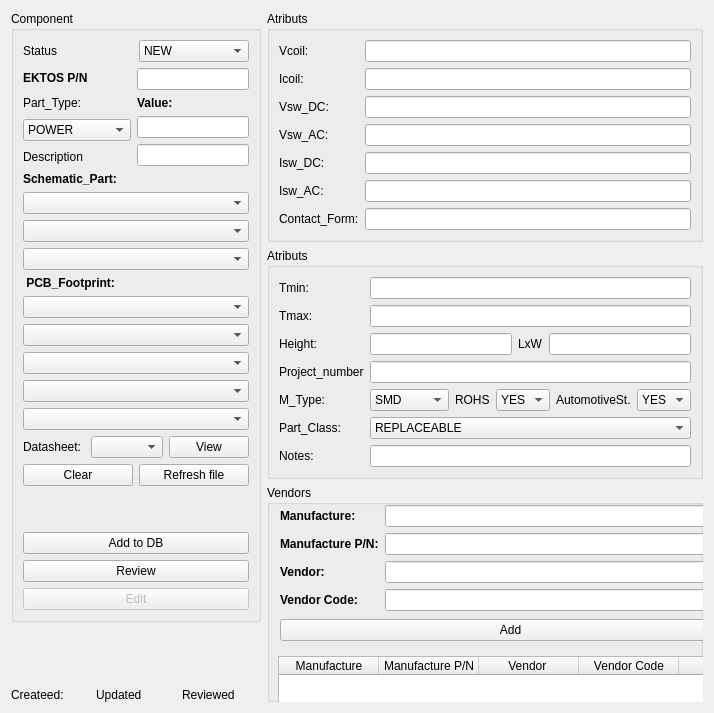
      <widget class="QWidget" name="Resistor">
       <attribute name="title">
        <string>Relay</string>
       </attribute>
       <layout class="QGridLayout" name="gridLayout_4">
        <item row="0" column="0">
         <layout class="QHBoxLayout" name="horizontalLayout_12">
          <item>
           <layout class="QVBoxLayout" name="verticalLayout_12">
            <item>
             <widget class="QGroupBox" name="groupBox">
              <property name="title">
               <string>Component </string>
              </property>
              <layout class="QGridLayout" name="gridLayout">
               <item row="1" column="0">
                <spacer name="verticalSpacer_2">
                 <property name="orientation">
                  <enum>Qt::Vertical</enum>
                 </property>
                 <property name="sizeHint" stdset="0">
                  <size>
                   <width>20</width>
                   <height>40</height>
                  </size>
                 </property>
                </spacer>
               </item>
               <item row="0" column="0">
                <layout class="QVBoxLayout" name="verticalLayout">
                 <item>
                  <layout class="QHBoxLayout" name="horizontalLayout_13">
                   <item>
                    <layout class="QHBoxLayout" name="horizontalLayout_14"/>
                   </item>
                   <item>
                    <layout class="QHBoxLayout" name="horizontalLayout_27">
                     <item>
                      <widget class="QLabel" name="label_410">
                       <property name="text">
                        <string>Status</string>
                       </property>
                      </widget>
                     </item>
                     <item>
                      <widget class="QComboBox" name="boxStatus_49">
                       <property name="enabled">
                        <bool>true</bool>
                       </property>
                       <property name="toolTip">
                        <string>&lt;html&gt;&lt;head/&gt;&lt;body&gt;&lt;p&gt;Component's status&lt;/p&gt;&lt;p&gt;&lt;span style=&quot; font-style:italic;&quot;&gt;Status can be changed by CIS administrator only&lt;/span&gt;&lt;/p&gt;&lt;/body&gt;&lt;/html&gt;</string>
                       </property>
                       <item>
                        <property name="text">
                         <string>NEW</string>
                        </property>
                       </item>
                       <item>
                        <property name="text">
                         <string>EOL</string>
                        </property>
                       </item>
                       <item>
                        <property name="text">
                         <string>CHECKED</string>
                        </property>
                       </item>
                       <item>
                        <property name="text">
                         <string>NRND</string>
                        </property>
                       </item>
                       <item>
                        <property name="text">
                         <string>WRONG</string>
                        </property>
                       </item>
                      </widget>
                     </item>
                    </layout>
                   </item>
                  </layout>
                 </item>
                 <item>
                  <layout class="QHBoxLayout" name="horizontalLayout_7">
                   <item>
                    <layout class="QVBoxLayout" name="verticalLayout_8">
                     <item>
                      <widget class="QLabel" name="label_435">
                       <property name="font">
                        <font>
                         <weight>75</weight>
                         <bold>true</bold>
                        </font>
                       </property>
                       <property name="toolTip">
                        <string>&lt;html&gt;&lt;head/&gt;&lt;body&gt;&lt;p&gt;&lt;span style=&quot; font-weight:600;&quot;&gt;Part Number&lt;/span&gt;&lt;/p&gt;&lt;p&gt;&lt;br/&gt;&lt;/p&gt;&lt;/body&gt;&lt;/html&gt;</string>
                       </property>
                       <property name="styleSheet">
                        <string notr="true"/>
                       </property>
                       <property name="frameShadow">
                        <enum>QFrame::Raised</enum>
                       </property>
                       <property name="text">
                        <string>EKTOS P/N</string>
                       </property>
                       <property name="textFormat">
                        <enum>Qt::PlainText</enum>
                       </property>
                      </widget>
                     </item>
                     <item>
                      <widget class="QLabel" name="label_436">
                       <property name="text">
                        <string>Part_Type:</string>
                       </property>
                      </widget>
                     </item>
                     <item>
                      <widget class="QComboBox" name="boxStatus_50">
                       <property name="enabled">
                        <bool>true</bool>
                       </property>
                       <property name="toolTip">
                        <string>&lt;html&gt;&lt;head/&gt;&lt;body&gt;&lt;p&gt;Component's status&lt;/p&gt;&lt;p&gt;&lt;span style=&quot; font-style:italic;&quot;&gt;Status can be changed by CIS administrator only&lt;/span&gt;&lt;/p&gt;&lt;/body&gt;&lt;/html&gt;</string>
                       </property>
                       <item>
                        <property name="text">
                         <string>POWER</string>
                        </property>
                       </item>
                       <item>
                        <property name="text">
                         <string>SIGNAL</string>
                        </property>
                       </item>
                       <item>
                        <property name="text">
                         <string>SOLID</string>
                        </property>
                       </item>
                       <item>
                        <property name="text">
                         <string>AUTOMOTIVE</string>
                        </property>
                       </item>
                       <item>
                        <property name="text">
                         <string>LATCHING</string>
                        </property>
                       </item>
                      </widget>
                     </item>
                     <item>
                      <widget class="QLabel" name="label_438">
                       <property name="text">
                        <string>Description</string>
                       </property>
                      </widget>
                     </item>
                    </layout>
                   </item>
                   <item>
                    <layout class="QVBoxLayout" name="verticalLayout_13">
                     <item>
                      <widget class="QLineEdit" name="lineEdit_250"/>
                     </item>
                     <item>
                      <widget class="QLabel" name="label_437">
                       <property name="font">
                        <font>
                         <weight>75</weight>
                         <bold>true</bold>
                        </font>
                       </property>
                       <property name="text">
                        <string>Value:</string>
                       </property>
                      </widget>
                     </item>
                     <item>
                      <widget class="QLineEdit" name="lineEdit_251"/>
                     </item>
                     <item>
                      <widget class="QLineEdit" name="lineEdit_252"/>
                     </item>
                    </layout>
                   </item>
                  </layout>
                 </item>
                 <item>
                  <layout class="QHBoxLayout" name="horizontalLayout_28"/>
                 </item>
                 <item>
                  <widget class="QLabel" name="label_439">
                   <property name="font">
                    <font>
                     <weight>75</weight>
                     <bold>true</bold>
                    </font>
                   </property>
                   <property name="text">
                    <string>Schematic_Part:</string>
                   </property>
                  </widget>
                 </item>
                 <item>
                  <widget class="QComboBox" name="comboBox_67"/>
                 </item>
                 <item>
                  <widget class="QComboBox" name="comboBox_68"/>
                 </item>
                 <item>
                  <widget class="QComboBox" name="comboBox_69"/>
                 </item>
                 <item>
                  <widget class="QLabel" name="label_440">
                   <property name="font">
                    <font>
                     <weight>75</weight>
                     <bold>true</bold>
                    </font>
                   </property>
                   <property name="text">
                    <string> PCB_Footprint:</string>
                   </property>
                  </widget>
                 </item>
                 <item>
                  <widget class="QComboBox" name="comboBox_70"/>
                 </item>
                 <item>
                  <widget class="QComboBox" name="comboBox_71"/>
                 </item>
                 <item>
                  <widget class="QComboBox" name="comboBox_72"/>
                 </item>
                 <item>
                  <widget class="QComboBox" name="comboBox_73"/>
                 </item>
                 <item>
                  <widget class="QComboBox" name="comboBox_74"/>
                 </item>
                 <item>
                  <layout class="QHBoxLayout" name="horizontalLayout_2">
                   <item>
                    <layout class="QHBoxLayout" name="horizontalLayout_32">
                     <item>
                      <widget class="QLabel" name="label_33">
                       <property name="text">
                        <string>Datasheet: </string>
                       </property>
                      </widget>
                     </item>
                    </layout>
                   </item>
                   <item>
                    <widget class="QComboBox" name="comboBox_75"/>
                   </item>
                   <item>
                    <widget class="QPushButton" name="pushButton_28">
                     <property name="text">
                      <string>View</string>
                     </property>
                    </widget>
                   </item>
                  </layout>
                 </item>
                 <item>
                  <layout class="QHBoxLayout" name="horizontalLayout">
                   <item>
                    <widget class="QPushButton" name="pushButton_26">
                     <property name="text">
                      <string>Clear</string>
                     </property>
                    </widget>
                   </item>
                   <item>
                    <widget class="QPushButton" name="pushButton_27">
                     <property name="text">
                      <string>Refresh file</string>
                     </property>
                    </widget>
                   </item>
                  </layout>
                 </item>
                </layout>
               </item>
               <item row="2" column="0">
                <layout class="QVBoxLayout" name="verticalLayout_11">
                 <item>
                  <widget class="QPushButton" name="pushButton">
                   <property name="text">
                    <string>Add to DB</string>
                   </property>
                  </widget>
                 </item>
                 <item>
                  <widget class="QPushButton" name="pushButton_18">
                   <property name="text">
                    <string>Review</string>
                   </property>
                  </widget>
                 </item>
                 <item>
                  <widget class="QPushButton" name="pushButton_16">
                   <property name="enabled">
                    <bool>false</bool>
                   </property>
                   <property name="text">
                    <string>Edit</string>
                   </property>
                  </widget>
                 </item>
                </layout>
               </item>
              </layout>
             </widget>
            </item>
            <item>
             <widget class="QLabel" name="label_error">
              <property name="text">
               <string/>
              </property>
             </widget>
            </item>
            <item>
             <spacer name="verticalSpacer">
              <property name="orientation">
               <enum>Qt::Vertical</enum>
              </property>
              <property name="sizeType">
               <enum>QSizePolicy::MinimumExpanding</enum>
              </property>
              <property name="sizeHint" stdset="0">
               <size>
                <width>20</width>
                <height>40</height>
               </size>
              </property>
             </spacer>
            </item>
            <item>
             <layout class="QHBoxLayout" name="horizontalLayout_8">
              <item>
               <layout class="QHBoxLayout" name="horizontalLayout_9">
                <item>
                 <widget class="QLabel" name="label_13">
                  <property name="text">
                   <string>Createed: </string>
                  </property>
                 </widget>
                </item>
                <item>
                 <widget class="QLabel" name="label_14">
                  <property name="text">
                   <string/>
                  </property>
                 </widget>
                </item>
               </layout>
              </item>
              <item>
               <layout class="QHBoxLayout" name="horizontalLayout_10">
                <item>
                 <widget class="QLabel" name="label_15">
                  <property name="text">
                   <string>Updated</string>
                  </property>
                 </widget>
                </item>
                <item>
                 <widget class="QLabel" name="label_17">
                  <property name="text">
                   <string/>
                  </property>
                 </widget>
                </item>
               </layout>
              </item>
              <item>
               <layout class="QHBoxLayout" name="horizontalLayout_11">
                <item>
                 <widget class="QLabel" name="label_18">
                  <property name="text">
                   <string>Reviewed</string>
                  </property>
                 </widget>
                </item>
                <item>
                 <widget class="QLabel" name="label_19">
                  <property name="text">
                   <string/>
                  </property>
                 </widget>
                </item>
               </layout>
              </item>
             </layout>
            </item>
           </layout>
          </item>
          <item>
           <layout class="QVBoxLayout" name="verticalLayout_10">
            <item>
             <layout class="QVBoxLayout" name="verticalLayout_9">
              <item>
               <widget class="QGroupBox" name="groupBox_3">
                <property name="title">
                 <string>Atributs</string>
                </property>
                <layout class="QGridLayout" name="gridLayout_2">
                 <item row="0" column="0">
                  <layout class="QGridLayout" name="gridLayout_7">
                   <item row="0" column="1">
                    <widget class="QLineEdit" name="lineEdit_254"/>
                   </item>
                   <item row="0" column="0">
                    <widget class="QLabel" name="label_377">
                     <property name="text">
                      <string>Vcoil:</string>
                     </property>
                    </widget>
                   </item>
                   <item row="1" column="0">
                    <widget class="QLabel" name="label_391">
                     <property name="text">
                      <string>Icoil:</string>
                     </property>
                    </widget>
                   </item>
                   <item row="2" column="1">
                    <widget class="QLineEdit" name="lineEdit_256"/>
                   </item>
                   <item row="3" column="0">
                    <widget class="QLabel" name="label_397">
                     <property name="text">
                      <string>Vsw_AC:</string>
                     </property>
                    </widget>
                   </item>
                   <item row="1" column="1">
                    <widget class="QLineEdit" name="lineEdit_255"/>
                   </item>
                   <item row="2" column="0">
                    <widget class="QLabel" name="label_392">
                     <property name="text">
                      <string>Vsw_DC:</string>
                     </property>
                    </widget>
                   </item>
                   <item row="5" column="1">
                    <widget class="QLineEdit" name="lineEdit_285"/>
                   </item>
                   <item row="4" column="1">
                    <widget class="QLineEdit" name="lineEdit_274"/>
                   </item>
                   <item row="4" column="0">
                    <widget class="QLabel" name="label_398">
                     <property name="text">
                      <string>Isw_DC:</string>
                     </property>
                    </widget>
                   </item>
                   <item row="6" column="0">
                    <widget class="QLabel" name="label_400">
                     <property name="text">
                      <string>Contact_Form:</string>
                     </property>
                    </widget>
                   </item>
                   <item row="5" column="0">
                    <widget class="QLabel" name="label_399">
                     <property name="text">
                      <string>Isw_AC:</string>
                     </property>
                    </widget>
                   </item>
                   <item row="6" column="1">
                    <widget class="QLineEdit" name="lineEdit_287"/>
                   </item>
                   <item row="3" column="1">
                    <widget class="QLineEdit" name="lineEdit_257"/>
                   </item>
                  </layout>
                 </item>
                </layout>
               </widget>
              </item>
              <item>
               <widget class="QGroupBox" name="groupBox_5">
                <property name="title">
                 <string>Atributs</string>
                </property>
                <layout class="QGridLayout" name="gridLayout_3">
                 <item row="0" column="0">
                  <layout class="QHBoxLayout" name="horizontalLayout_5">
                   <item>
                    <layout class="QVBoxLayout" name="verticalLayout_3">
                     <item>
                      <widget class="QLabel" name="label_312">
                       <property name="text">
                        <string>Tmin:</string>
                       </property>
                      </widget>
                     </item>
                     <item>
                      <widget class="QLabel" name="label_318">
                       <property name="text">
                        <string>Tmax:</string>
                       </property>
                      </widget>
                     </item>
                     <item>
                      <widget class="QLabel" name="label_345">
                       <property name="text">
                        <string>Height:</string>
                       </property>
                      </widget>
                     </item>
                     <item>
                      <widget class="QLabel" name="label_443">
                       <property name="text">
                        <string>Project_number</string>
                       </property>
                      </widget>
                     </item>
                     <item>
                      <widget class="QLabel" name="label_47">
                       <property name="text">
                        <string>M_Type:</string>
                       </property>
                      </widget>
                     </item>
                     <item>
                      <widget class="QLabel" name="label_403">
                       <property name="text">
                        <string>Part_Class:</string>
                       </property>
                      </widget>
                     </item>
                     <item>
                      <widget class="QLabel" name="label_34">
                       <property name="text">
                        <string>Notes:</string>
                       </property>
                      </widget>
                     </item>
                    </layout>
                   </item>
                   <item>
                    <layout class="QVBoxLayout" name="verticalLayout_4">
                     <item>
                      <widget class="QLineEdit" name="lineEdit_218"/>
                     </item>
                     <item>
                      <widget class="QLineEdit" name="lineEdit_232"/>
                     </item>
                     <item>
                      <layout class="QHBoxLayout" name="horizontalLayout_4">
                       <item>
                        <widget class="QLineEdit" name="lineEdit_236"/>
                       </item>
                       <item>
                        <widget class="QLabel" name="label_346">
                         <property name="text">
                          <string>LxW</string>
                         </property>
                        </widget>
                       </item>
                       <item>
                        <widget class="QLineEdit" name="lineEdit_239"/>
                       </item>
                      </layout>
                     </item>
                     <item>
                      <widget class="QLineEdit" name="lineEdit_259"/>
                     </item>
                     <item>
                      <layout class="QHBoxLayout" name="horizontalLayout_3">
                       <item>
                        <widget class="QComboBox" name="boxStatus_35">
                         <property name="enabled">
                          <bool>true</bool>
                         </property>
                         <property name="toolTip">
                          <string>&lt;html&gt;&lt;head/&gt;&lt;body&gt;&lt;p&gt;Component's status&lt;/p&gt;&lt;p&gt;&lt;span style=&quot; font-style:italic;&quot;&gt;Status can be changed by CIS administrator only&lt;/span&gt;&lt;/p&gt;&lt;/body&gt;&lt;/html&gt;</string>
                         </property>
                         <item>
                          <property name="text">
                           <string>SMD</string>
                          </property>
                         </item>
                         <item>
                          <property name="text">
                           <string>LEADED</string>
                          </property>
                         </item>
                        </widget>
                       </item>
                       <item>
                        <widget class="QLabel" name="label_430">
                         <property name="text">
                          <string>ROHS</string>
                         </property>
                        </widget>
                       </item>
                       <item>
                        <widget class="QComboBox" name="boxStatus_53">
                         <property name="enabled">
                          <bool>true</bool>
                         </property>
                         <property name="toolTip">
                          <string>&lt;html&gt;&lt;head/&gt;&lt;body&gt;&lt;p&gt;Component's status&lt;/p&gt;&lt;p&gt;&lt;span style=&quot; font-style:italic;&quot;&gt;Status can be changed by CIS administrator only&lt;/span&gt;&lt;/p&gt;&lt;/body&gt;&lt;/html&gt;</string>
                         </property>
                         <item>
                          <property name="text">
                           <string>YES</string>
                          </property>
                         </item>
                         <item>
                          <property name="text">
                           <string>NO</string>
                          </property>
                         </item>
                        </widget>
                       </item>
                       <item>
                        <widget class="QLabel" name="label_378">
                         <property name="text">
                          <string>AutomotiveSt.</string>
                         </property>
                        </widget>
                       </item>
                       <item>
                        <widget class="QComboBox" name="boxStatus_54">
                         <property name="enabled">
                          <bool>true</bool>
                         </property>
                         <property name="toolTip">
                          <string>&lt;html&gt;&lt;head/&gt;&lt;body&gt;&lt;p&gt;Component's status&lt;/p&gt;&lt;p&gt;&lt;span style=&quot; font-style:italic;&quot;&gt;Status can be changed by CIS administrator only&lt;/span&gt;&lt;/p&gt;&lt;/body&gt;&lt;/html&gt;</string>
                         </property>
                         <item>
                          <property name="text">
                           <string>YES</string>
                          </property>
                         </item>
                         <item>
                          <property name="text">
                           <string>NO</string>
                          </property>
                         </item>
                        </widget>
                       </item>
                      </layout>
                     </item>
                     <item>
                      <widget class="QComboBox" name="boxStatus_55">
                       <property name="enabled">
                        <bool>true</bool>
                       </property>
                       <property name="toolTip">
                        <string>&lt;html&gt;&lt;head/&gt;&lt;body&gt;&lt;p&gt;Component's status&lt;/p&gt;&lt;p&gt;&lt;span style=&quot; font-style:italic;&quot;&gt;Status can be changed by CIS administrator only&lt;/span&gt;&lt;/p&gt;&lt;/body&gt;&lt;/html&gt;</string>
                       </property>
                       <item>
                        <property name="text">
                         <string>REPLACEABLE</string>
                        </property>
                       </item>
                       <item>
                        <property name="text">
                         <string>NON-REPLACEABLE</string>
                        </property>
                       </item>
                      </widget>
                     </item>
                     <item>
                      <widget class="QLineEdit" name="lineEdit_258"/>
                     </item>
                    </layout>
                   </item>
                  </layout>
                 </item>
                </layout>
               </widget>
              </item>
             </layout>
            </item>
            <item>
             <widget class="QGroupBox" name="groupBox_25">
              <property name="title">
               <string>Vendors</string>
              </property>
              <widget class="QTableWidget" name="tableWidget">
               <property name="enabled">
                <bool>true</bool>
               </property>
               <property name="geometry">
                <rect>
                 <x>11</x>
                 <y>171</y>
                 <width>465</width>
                 <height>179</height>
                </rect>
               </property>
               <column>
                <property name="text">
                 <string>Manufacture</string>
                </property>
               </column>
               <column>
                <property name="text">
                 <string>Manufacture P/N</string>
                </property>
               </column>
               <column>
                <property name="text">
                 <string>Vendor </string>
                </property>
               </column>
               <column>
                <property name="text">
                 <string>Vendor Code</string>
                </property>
               </column>
               <column>
                <property name="text">
                 <string>Delete</string>
                </property>
               </column>
              </widget>
              <widget class="QWidget" name="layoutWidget">
               <property name="geometry">
                <rect>
                 <x>13</x>
                 <y>18</y>
                 <width>461</width>
                 <height>141</height>
                </rect>
               </property>
               <layout class="QVBoxLayout" name="verticalLayout_7">
                <item>
                 <layout class="QHBoxLayout" name="horizontalLayout_6">
                  <item>
                   <layout class="QVBoxLayout" name="verticalLayout_5">
                    <item>
                     <widget class="QLabel" name="label_5">
                      <property name="font">
                       <font>
                        <weight>75</weight>
                        <bold>true</bold>
                       </font>
                      </property>
                      <property name="text">
                       <string>Manufacture:</string>
                      </property>
                     </widget>
                    </item>
                    <item>
                     <widget class="QLabel" name="label_6">
                      <property name="font">
                       <font>
                        <weight>75</weight>
                        <bold>true</bold>
                       </font>
                      </property>
                      <property name="text">
                       <string>Manufacture P/N:</string>
                      </property>
                     </widget>
                    </item>
                    <item>
                     <widget class="QLabel" name="label_270">
                      <property name="font">
                       <font>
                        <weight>75</weight>
                        <bold>true</bold>
                       </font>
                      </property>
                      <property name="text">
                       <string>Vendor:</string>
                      </property>
                     </widget>
                    </item>
                    <item>
                     <widget class="QLabel" name="label_292">
                      <property name="font">
                       <font>
                        <weight>75</weight>
                        <bold>true</bold>
                       </font>
                      </property>
                      <property name="text">
                       <string>Vendor Code:</string>
                      </property>
                     </widget>
                    </item>
                   </layout>
                  </item>
                  <item>
                   <layout class="QVBoxLayout" name="verticalLayout_6">
                    <item>
                     <widget class="QLineEdit" name="lineEdit_5"/>
                    </item>
                    <item>
                     <widget class="QLineEdit" name="lineEdit_6"/>
                    </item>
                    <item>
                     <widget class="QComboBox" name="boxVendor">
                      <property name="toolTip">
                       <string>&lt;html&gt;&lt;head/&gt;&lt;body&gt;&lt;p&gt;Primary vendor name&lt;/p&gt;&lt;p&gt;Place Manufacturer here if no vendor is apllicable. This Vendor will be added to VENDORS table into CIS and marked as MANUAL (P).&lt;/p&gt;&lt;p&gt;&lt;span style=&quot; font-style:italic;&quot;&gt;Mandatory field. Type first letters to get a list of existing vendor's names or select one of prefered vendors from list&lt;/span&gt;&lt;/p&gt;&lt;/body&gt;&lt;/html&gt;</string>
                      </property>
                      <property name="editable">
                       <bool>true</bool>
                      </property>
                      <property name="currentIndex">
                       <number>-1</number>
                      </property>
                      <item>
                       <property name="text">
                        <string>Farnell</string>
                       </property>
                      </item>
                      <item>
                       <property name="text">
                        <string>Digi-Key</string>
                       </property>
                      </item>
                      <item>
                       <property name="text">
                        <string>Mouser</string>
                       </property>
                      </item>
                     </widget>
                    </item>
                    <item>
                     <widget class="QLineEdit" name="lineEdit_248"/>
                    </item>
                   </layout>
                  </item>
                 </layout>
                </item>
                <item>
                 <widget class="QPushButton" name="pushButton_17">
                  <property name="text">
                   <string>Add</string>
                  </property>
                 </widget>
                </item>
               </layout>
              </widget>
             </widget>
            </item>
           </layout>
          </item>
         </layout>
        </item>
       </layout>
      </widget>
